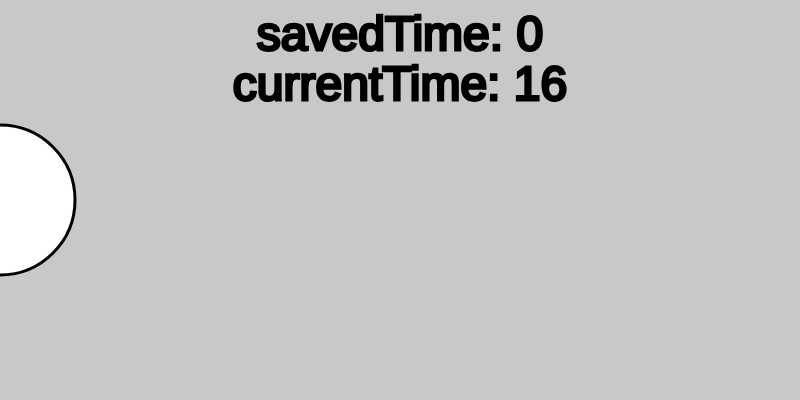
Frame 1 (no input)
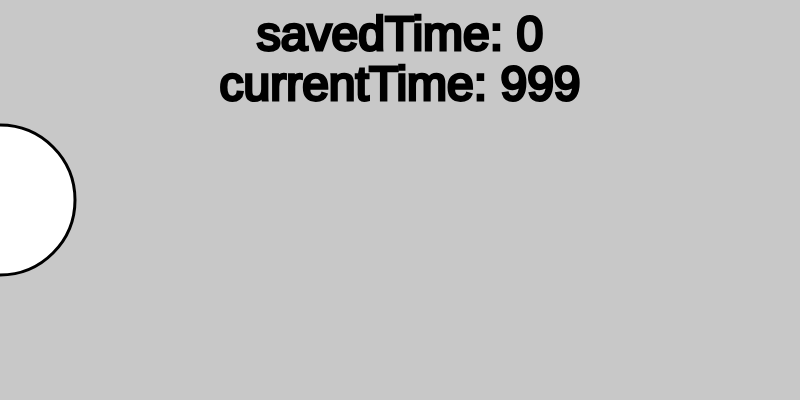
Frame 60 (no input)
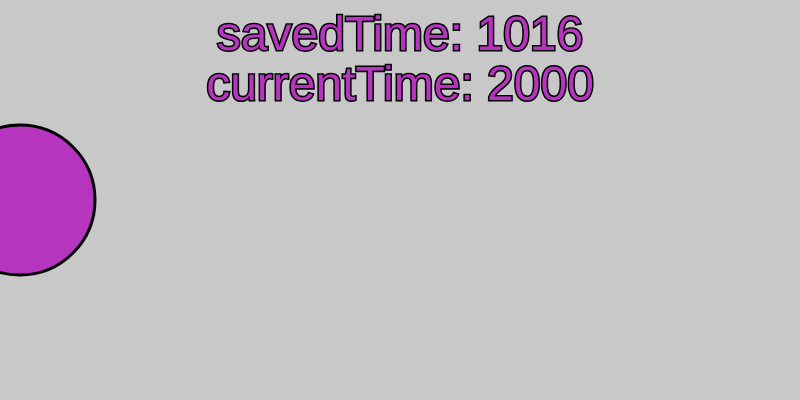
Frame 120 (the mouse pressed at the canvas centre since frame 60)

The p5.js sketch that drew these frames (run headless with seeded random() and noise() and a simulated clock; from frame 60 on, the mouse is pressed at the canvas centre):

// p5.js sketch
// ── sketch.js
/*
<><><><><><><><><><><><><><><><>
<>	Demo for repeating timer	<>
<><><><><><><><><><><><><><><><>
*/

let timer = 1000; //setting up timer variable for 1000 millisecond trigger
let currentTime = 0; //tracking millis() clock
let savedTime = 0; // temp saved times, needed for comparison

let ellipseX = 0; //variable for x value of ellipse
let increment = 20;	//variable for increment of x movement
let ellipseSize = 150; //variable for circle diameter

function setup() 
{
	createCanvas(800, 400);
	textAlign(CENTER); //draw text from centerpoint
	textSize(48); //sets size of text
	stroke(0); //set stroke color to black
	strokeWeight(3); //set stroke weight to 2
}

function draw() 
{
	currentTime = millis(); //update currentTime in draw so that it is continuously updating
	
	background(200); //clear frame with light grey
	
	//display current and saved time on canvas:
	text("currentTime: " + int(currentTime), width/2, height/4);
	text("savedTime: " + int(savedTime), width/2, height/8);
	
	ellipse(ellipseX, height / 2, ellipseSize, ellipseSize); //draw ellipse at current x position

	
	if (currentTime - savedTime > timer) //if 1 second has passed since last timer trigger...
	{
		if (ellipseX > width) //reset ellipseX to 0 if it goes off the canvas
		{
			ellipseX = 0;
		} 
		else 
		{
			ellipseX += increment; //increment ellipseX value so it moves to the right
		}
		
		fill(random(255), random(255), random(255)); //change fill to random color
		
		/*	
			It's very important to update savedTime after the timer triggers.
			We need to keep track of when the last timer event occurred, 
			so we can determine when the next one should trigger.
		*/
		savedTime = currentTime; //assign value of currentTime to savedTime
	}
	

}
